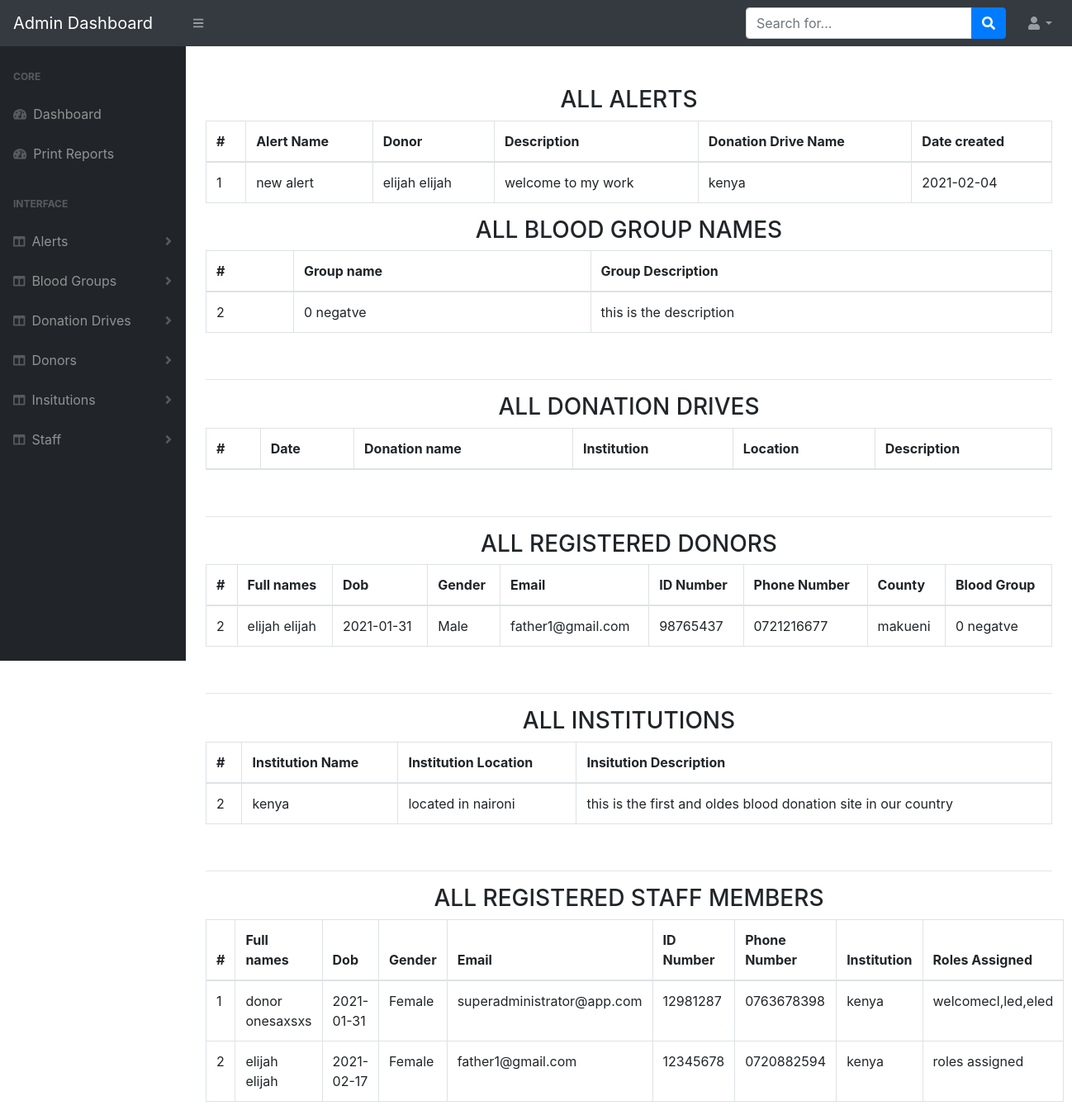
The page /admin/dist/reports.php (signed in) on the database as committed earlier.
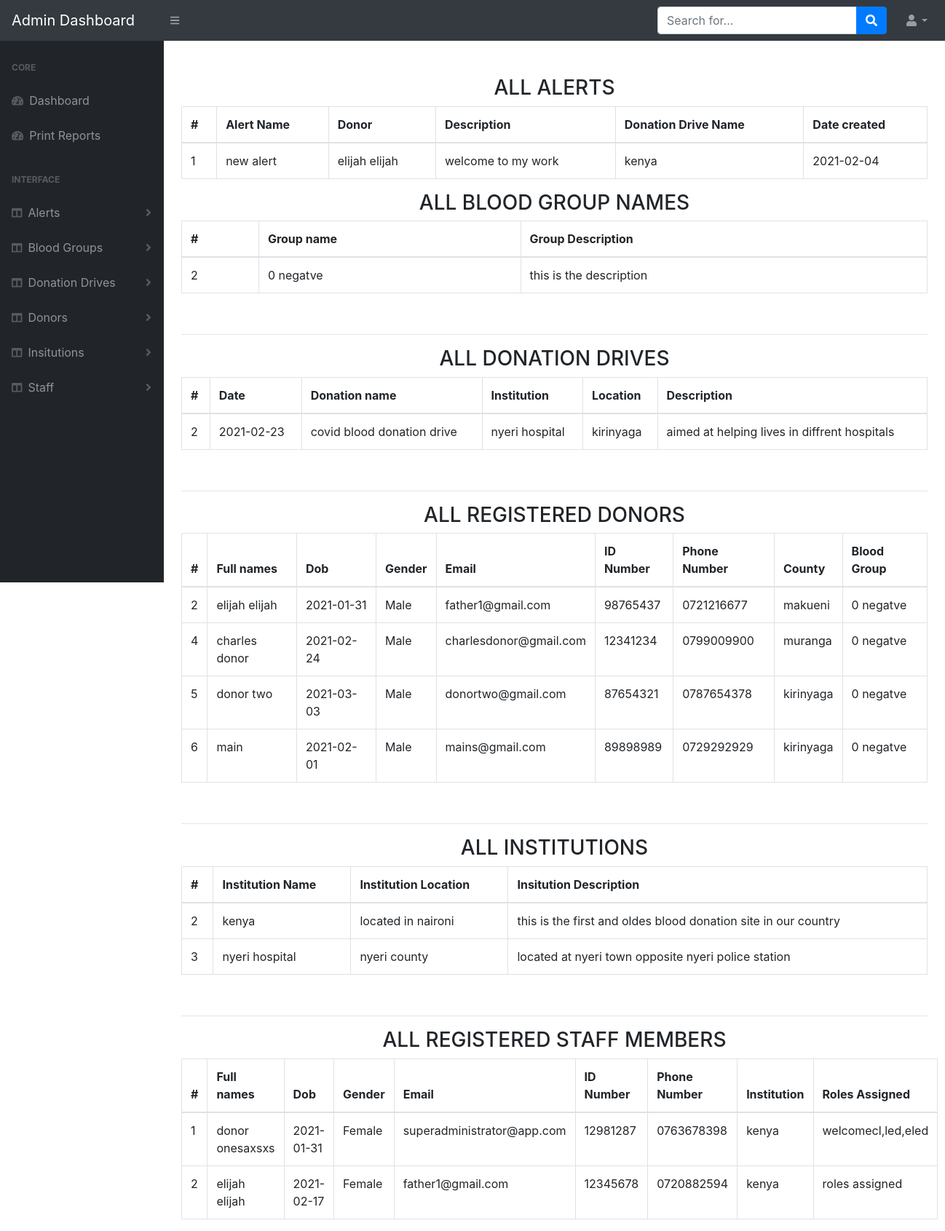
The same page on the database as committed later.
### tables this page shows
CREATE TABLE `alert` (
  `alert_id` int(11) NOT NULL,
  `alert_name` varchar(100) NOT NULL,
  `alert_desc` varchar(200) NOT NULL,
  `alert_donor_id` varchar(200) NOT NULL,
  `alert_donation_drive_id` varchar(200) NOT NULL,
  `alert_date` date NOT NULL DEFAULT current_timestamp()
);

CREATE TABLE `blood_group` (
  `blood_group_id` int(11) NOT NULL,
  `blood_group_name` varchar(100) NOT NULL,
  `blood_group_desc` varchar(800) NOT NULL
);

CREATE TABLE `donor` (
  `donor_id` int(11) NOT NULL,
  `donor_name` varchar(100) NOT NULL,
  `donor_dob` varchar(200) NOT NULL,
  `donor_gender` varchar(200) NOT NULL,
  `donor_telephone_number` varchar(200) NOT NULL,
  `donor_email` varchar(100) NOT NULL,
  `donor_national_id` varchar(100) NOT NULL,
  `donor_county` varchar(200) NOT NULL,
  `donor_blood_group_id` varchar(11) NOT NULL
);

CREATE TABLE `institution` (
  `institution_id` int(11) NOT NULL,
  `institution_name` varchar(100) NOT NULL,
  `institution_location` varchar(200) NOT NULL,
  `institution_desc` varchar(2000) NOT NULL
);

CREATE TABLE `staff` (
  `staff_id` int(11) NOT NULL,
  `staff_name` varchar(100) NOT NULL,
  `staff_national_id` varchar(200) NOT NULL,
  `staff_sex` varchar(200) NOT NULL,
  `staff_dob` varchar(200) NOT NULL,
  `staff_phone_number` varchar(100) NOT NULL,
  `staff_email` varchar(100) NOT NULL,
  `staff_role` longtext NOT NULL,
  `staff_ institution_id` varchar(20) NOT NULL
);

CREATE TABLE `donation_drive` (
  `donation_drive_id` int(11) NOT NULL,
  `donation_drive_date` varchar(100) NOT NULL,
  `donation_drive_location` varchar(200) NOT NULL,
  `donation_drive_name` varchar(200) NOT NULL,
  `donation_drive_desc` varchar(200) NOT NULL,
  `donation_institution_id` varchar(100) NOT NULL
);

### admin/dist/reports.php (the view, shortened to what the changed rows need)
<!DOCTYPE html>
<html lang="en">
<head>
    <link href="css/styles.css" rel="stylesheet" />
    <link href="https://cdn.datatables.net/1.10.20/css/dataTables.bootstrap4.min.css" rel="stylesheet"
 />
    <link rel="stylesheet" href="plugins/datatables.net-bs4/css/dataTables.bootstrap4.min.css">
</head>
<body class="sb-nav-fixed">
    <div id="layoutSidenav">
        <div id="layoutSidenav_content">
            <main>
                <div class="container-fluid" style="padding-top: 3rem;">
                    <table class="table table-bordered" id="allalerts">
                        <thead>
                            <tr>
                                <th scope="col">#</th>
                                <th scope="col">Alert Name</th>
                                <th scope="col"> Donor </th>
                                <th scope="col">Description</th>
                                <th scope="col">Donation Drive Name</th>
                                <th scope="col">Date created</th>
                            </tr>
                        </thead>
                        <tbody>
                            <?php
                            include '../dbconnection.php';
                            $data = "SELECT * FROM `alert`";
                            $query = mysqli_query($conn, $data);
                            while ($fetch = mysqli_fetch_assoc($query)) {
                                $record = $fetch['alert_id'];
                                $names = $fetch['alert_name'];
                                $desc = $fetch['alert_desc'];
                                $donor = $fetch['alert_donor_id'];
                                $donation = $fetch['alert_donation_drive_id'];
                                $dates = $fetch['alert_date'];
                                echo "
                <tr>
                    <td>$record</td>
                    <td>$names</td>
                    <td>$donor</td>
                    <td>$desc</td>
                    <td>$donation</td>
                    <td>$dates</td>
                </tr>
            ";
                            }
                            ?>
                        </tbody>
                    </table>
                    <table class="table table-bordered" id="allgroups">
                        <thead>
                            <tr>
                                <th scope="col">#</th>
                                <th scope="col">Group name</th>
                                <th scope="col">Group Description</th>
                            </tr>
                        </thead>
                        <tbody>
                            <?php
                            include '../dbconnection.php';
                            $data = "SELECT * FROM `blood_group`";
                            $query = mysqli_query($conn, $data);
                            while ($fetch = mysqli_fetch_assoc($query)) {
                                $record = $fetch['blood_group_id'];
                                $name = $fetch['blood_group_name'];
                                $desc = $fetch['blood_group_desc'];
                                echo "
                <tr>
                    <td>$record</td>
                    <td>$name</td>
                    <td>$desc</td>
                </tr>
            ";
                            }
                            ?>
                        </tbody>
                    </table>
                    <br>
                    <table class="table table-bordered" id="allDONATIONS">
                        <thead>
                            <tr>
                                <th scope="col">#</th>
                                <th scope="col">Date</th>
                                <th scope="col">Donation name</th>
                                <th scope="col">Institution</th>
                                <th scope="col">Location</th>
                                <th scope="col">Description</th>
                            </tr>
                        </thead>
                        <tbody>
                            <?php
                            include '../dbconnection.php';
                            $data = "SELECT * FROM `donation_drive`";
                            $query = mysqli_query($conn, $data);
                            while ($fetch = mysqli_fetch_assoc($query)) {
                                $record = $fetch['donation_drive_id'];
                                $institution = $fetch['donation_institution_id'];
                                $date = $fetch['donation_drive_date'];
                                $name = $fetch['donation_drive_name'];
                                $location = $fetch['donation_drive_location'];
                                $desc = $fetch['donation_drive_desc'];
                                echo "
                <tr>
                    <td>$record</td>
                    <td>$date</td>
                    <td>$name</td>
                    <td>$institution</td>
                    <td>$location</td>
                    <td>$desc</td>
                </tr>
            ";
                            }
                            ?>
                        </tbody>
                    </table>
                    <br>
                    <table class="table table-bordered" id="alldonors">
                        <thead>
                            <tr>
                                <th scope="col">#</th>
                                <th scope="col">Full names</th>
                                <th scope="col"> Dob</th>
                                <th scope="col">Gender</th>
                                <th scope="col">Email</th>
                                <th scope="col">ID Number</th>
                                <th scope="col">Phone Number</th>
                                <th scope="col">County</th>
                                <th scope="col">Blood Group</th>
                            </tr>
                        </thead>
                        <tbody>
                            <?php
                            include '../dbconnection.php';
                            $data = "SELECT * FROM `donor`";
                            $query = mysqli_query($conn, $data);
                            while ($fetch = mysqli_fetch_assoc($query)) {
                                $record = $fetch['donor_id'];
                                $names = $fetch['donor_name'];
                                $dob = $fetch['donor_dob'];
                                $gender = $fetch['donor_gender'];
                                $email = $fetch['donor_email'];
                                $phone = $fetch['donor_telephone_number'];
                                $idnumber = $fetch['donor_national_id'];
                                $county = $fetch['donor_county'];
                                $bloodgroup = $fetch['donor_blood_group_id'];
                                echo "
                                    <tr>
                                        <td>$record</td>
                                        <td>$names</td>
                                        <td>$dob</td>
                                        <td>$gender</td>
                                        <td>$email</td>
                                        <td>$idnumber</td>
                                        <td>$phone</td>
                                        <td>$county</td>
                                        <td>$bloodgroup</td>
                                    </tr>
                                ";
                            }
                            ?>
                        </tbody>
                    </table>
                    <br>
                    <table class="table table-bordered" id="allinstitutions">
                        <thead>
                            <tr>
                                <th scope="col">#</th>
                                <th scope="col">Institution Name</th>
                                <th scope="col">Institution Location</th>
                                <th scope="col">Insitution Description</th>
                            </tr>
                        </thead>
                        <tbody>
                            <?php
                            include '../dbconnection.php';
                            $data = "SELECT * FROM `institution`";
                            $query = mysqli_query($conn, $data);
                            while ($fetch = mysqli_fetch_assoc($query)) {
                                $record = $fetch['institution_id'];
                                $location = $fetch['institution_location'];
                                $name = $fetch['institution_name'];
                                $desc = $fetch['institution_desc'];
                                echo "
                                    <tr>
                                        <td>$record</td>
                                        <td>$name</td>
                                        <td>$location</td>
                                        <td>$desc</td>
                                    </tr>
                                ";
                            }
                            ?>
                        </tbody>
                    </table>
                    <br>
                    <table class="table table-bordered" id="ALLSTAFF">
                        <thead>
                            <tr>
                                <th scope="col">#</th>
                                <th scope="col">Full names</th>
                                <th scope="col"> Dob</th>
                                <th scope="col">Gender</th>
                                <th scope="col">Email</th>
                                <th scope="col">ID Number</th>
                                <th scope="col">Phone Number</th>
                                <th scope="col">Institution</th>
                                <th scope="col">Roles Assigned</th>
                            </tr>
                        </thead>
                        <tbody>
                            <?php
                            include '../dbconnection.php';
                            $data = "SELECT * FROM `staff`";
                            $query = mysqli_query($conn, $data);
                            while ($fetch = mysqli_fetch_assoc($query)) {
                                $record = $fetch['staff_id'];
                                $names = $fetch['staff_name'];
                                $dob = $fetch['staff_dob'];
                                $gender = $fetch['staff_sex'];
                                $email = $fetch['staff_email'];
                                $phone = $fetch['staff_phone_number'];
                                $idnumber = $fetch['staff_national_id'];
                                $institution = $fetch['staff_ institution_id'];
                                $roles = $fetch['staff_role'];
                                echo "
                <tr>
                    <td>$record</td>
                    <td>$names</td>
                    <td>$dob</td>
                    <td>$gender</td>
                    <td>$email</td>
                    <td>$idnumber</td>
                    <td>$phone</td>
                    <td>$institution</td>
                    <td>$roles</td>
                </tr>
            ";
                            }
                            ?>
                        </tbody>
                    </table>
                </div>
            </main>
        </div>
    </div>
</body>
</html>

Rows that differ between the two databases and show on the page:
added donation_drive: donation_drive_id "2", donation_drive_date "2021-02-23", donation_drive_name "covid blood donation drive", donation_institution "nyeri hospital", donation_drive_location "kirinyaga", donation_drive_desc "aimed at helping lives in diffrent hospitals"
added donor: donor_id "4", donor_name "charles donor", donor_dob "2021-02-24", donor_gender "Male", donor_email "charlesdonor@gmail.com", donor_national "12341234", donor_telephone_number "0799009900", donor_county "muranga", donor_blood_group "0 negatve"
added donor: donor_id "5", donor_name "donor two", donor_dob "2021-03-03", donor_gender "Male", donor_email "donortwo@gmail.com", donor_national "87654321", donor_telephone_number "0787654378", donor_county "kirinyaga", donor_blood_group "0 negatve"
added donor: donor_id "6", donor_name "main", donor_dob "2021-02-01", donor_gender "Male", donor_email "mains@gmail.com", donor_national "89898989", donor_telephone_number "0729292929", donor_county "kirinyaga", donor_blood_group "0 negatve"
added institution: institution_id "3", institution_name "nyeri hospital", institution_location "nyeri county", institution_desc "located at nyeri town opposite nyeri police station"
